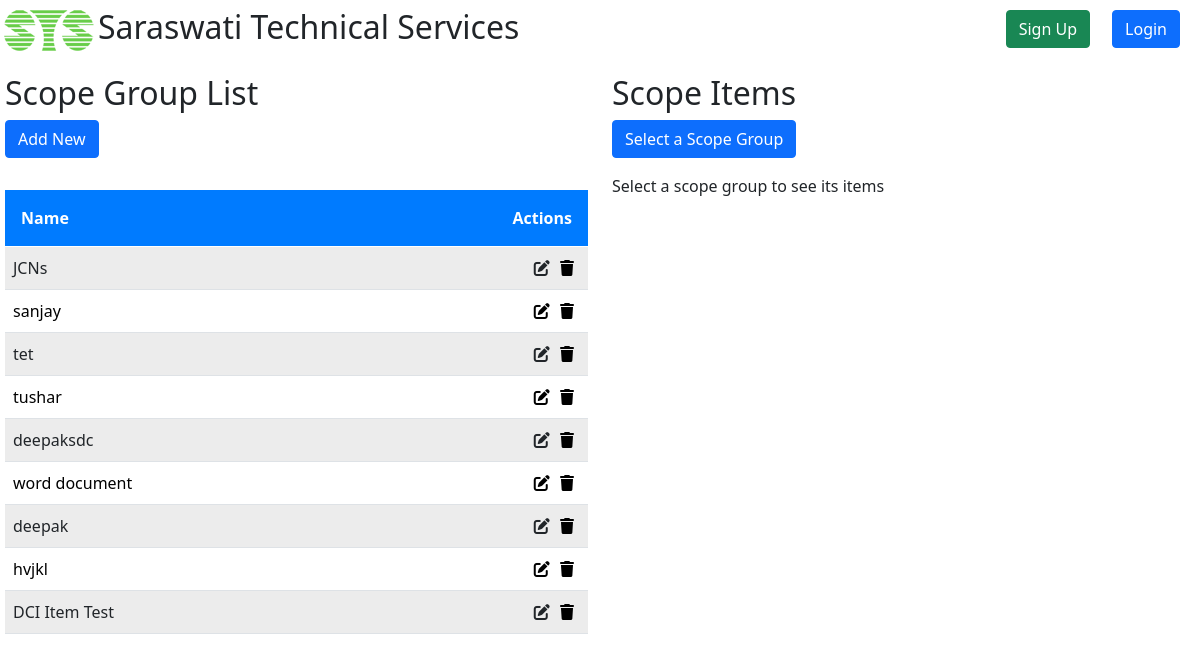
/project/scopeGroupList/, run on an earlier commit of the app's database.
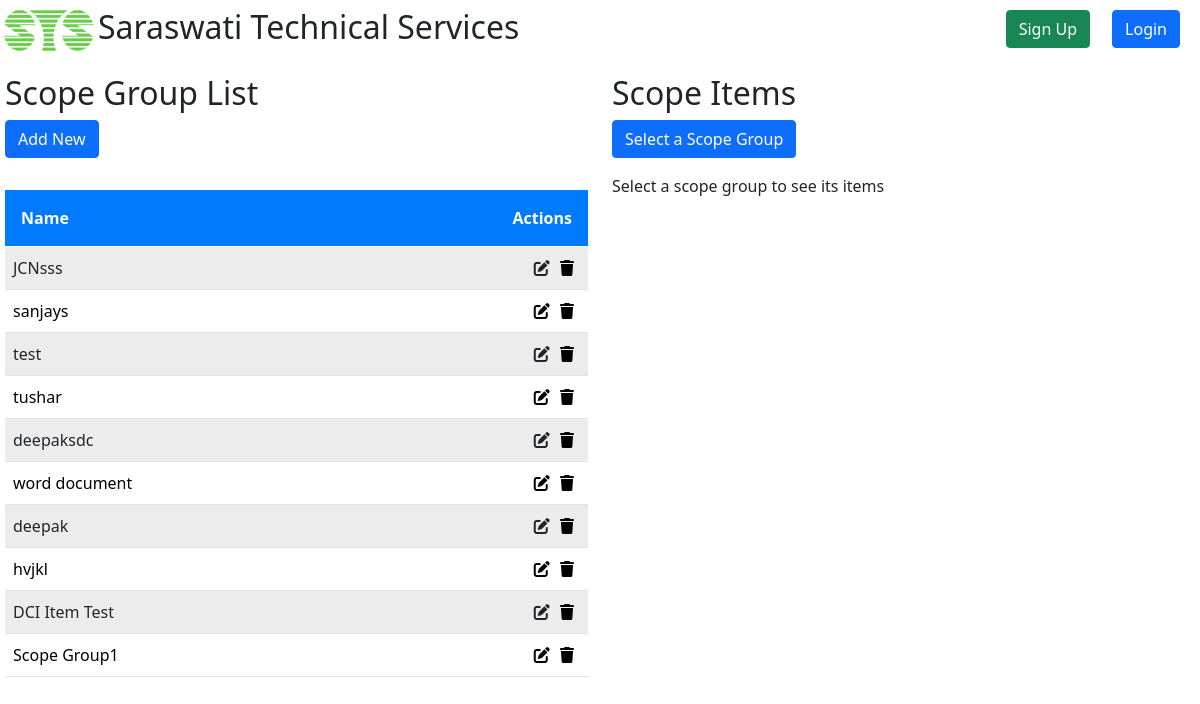
And on a later commit of the database.
### Project/models.py (models this page shows, shortened)
class ScopeGroup(models.Model):
    name = models.CharField(max_length=50)
    description = models.TextField(blank=True, null=True)

### Project/views.py (the view)
# urls.py: path('scopeGroupList/', views.scopeGroupList, name='scopeGroupList'),
def scopeGroupList(request):
    scopeGroups = ScopeGroup.objects.all()
    context = {"scopeGroups": scopeGroups}
    return render(request, "project/scopeGroupList.html", context)

### Project/templates/project/scopeGroupList.html (shortened to what this page needs)
{% extends "registration/base.html" %}
{% block content %}
    <div class="row">
        <div class="col-md-6">
            <h2>Scope Group List</h2>
            <a
               hx-get="{% url 'scopeGroupCreateView' %}"
               hx-target="#modal-body-content"
               hx-trigger="click"
               hx-swap="innerHTML"
               data-bs-toggle="modal"
               data-bs-target="#form-modal"
               class="btn btn-primary mb-3">Add New</a>
            <div id="scope-group-list">
                <table class="table table-striped table-hover mt-3">
                    <thead>
                        <tr>
                            <th class="text-start">Name</th>
                            <th class="text-end">Actions</th>
                        </tr>
                    </thead>
                    <tbody>
                        {% for sg in scopeGroups %}
                            <tr hx-get="{% url 'scopeItemListHTMX' sg.id %}"
                                hx-target="#scope-item-list"
                                hx-swap="innerHTML"
                                hx-on="htmx:afterSettle: updateAddButton('{{ sg.id }}', '{{ sg.name }}')">
                                <td class="text-start">{{ sg.name }}</td>
                                <td class="text-end">
                                    <a hx-get="{% url 'scopeGroupUpdateView' sg.id %}"
                                       hx-target="#modal-body-content"
                                       hx-trigger="click"
                                       hx-swap="innerHTML"
                                       data-bs-toggle="modal"
                                       data-bs-target="#form-modal"
                                       title="Edit Scope Group">
                                        <i class="fas fa-edit"></i>
                                    </a>
                                    <form action="{% url 'scopeGroupDeleteView' sg.id %}"
                                          method="post"
                                          style="display:inline;"
                                          id="delete-form-{{ sg.id }}">
                                        <button type="submit"
                                                style="background: none; border: none; cursor: pointer;"
                                                title="Delete ScopeGroup">
                                            <i class="fas fa-trash" aria-hidden="true"></i>
                                        </button>
                                    </form>
                                </td>
                            </tr>
                        {% endfor %}
                    </tbody>
                </table>
            </div>
        </div>
        <div class="col-md-6">
            <h2>Scope Items</h2>
            <a
               id="add-scope-item-btn"
               class="btn btn-primary mb-3"
               data-bs-toggle="modal"
               data-bs-target="#form-modal">
               Select a Scope Group
            </a>
            <div id="scope-item-list">
                <p>Select a scope group to see its items</p>
            </div>
        </div>
    </div>
{% endblock %}

What changed in the data, as far as the page shows it:
changed ScopeGroup: name "JCNs" → "JCNsss"
changed ScopeGroup: name "sanjay" → "sanjays"
changed ScopeGroup: name "tet" → "test"
added ScopeGroup: name "Scope Group1"
